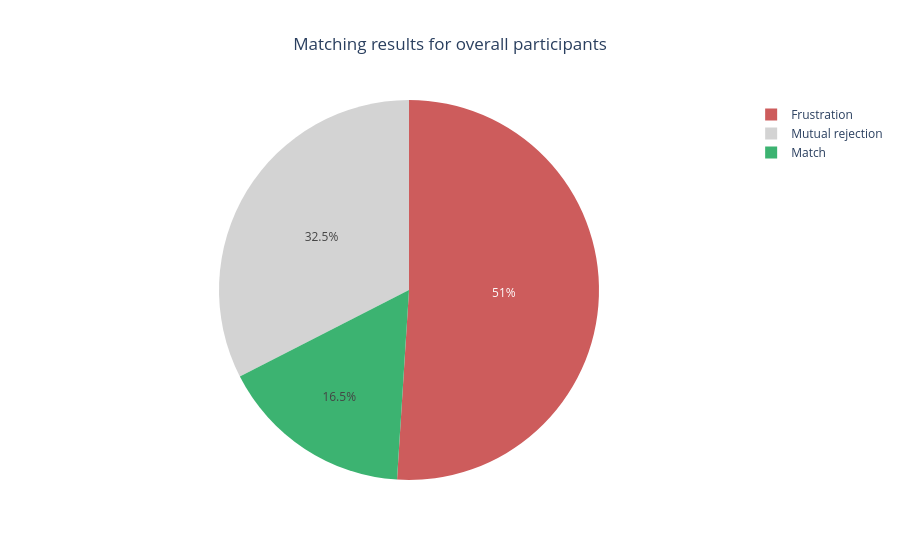

Notebook source saved alongside this figure:
### Markdown cell above
## 3.4. Matching results

### Code cell
# Here we work with the full dataframe. 

# Create a variable "result" 
df['result'] = "Unknown"
df.loc[df['match'] == 1, 'result'] = "Match"
df.loc[((df['dec'] == 1) & (df['dec_o'] == 0)) | ((df['dec'] == 0) & (df['dec_o'] == 1)), 'result'] = "Frustration"
df.loc[(df['dec'] == 0) & (df['dec_o'] == 0), 'result'] = "Mutual rejection"

df_result = df['result'].value_counts(dropna = False).reset_index()
display(df_result)

fig = px.pie(
    df_result,
    values = 'count',
    names = 'result',
    color = 'result',
    title ='Matching results for overall participants',
    color_discrete_map = {'Match': 'mediumseagreen',
                        'Frustration' : 'indianred',
                        'Mutual rejection' : 'lightgray'}
)
fig.update_layout(title_x=0.5)
fig.show()

### Figure 1 — Plotly figure (JSON) as saved in the notebook; plotly's stock layout.template omitted (floating-point values rounded to 4 significant figures)
{"data": [{"customdata": [["Frustration"], ["Mutual rejection"], ["Match"]], "domain": {"x": [0, 1], "y": [0, 1]}, "hovertemplate": "result=%{customdata[0]}<br>count=%{value}<extra></extra>", "labels": ["Frustration", "Mutual rejection", "Match"], "legendgroup": "", "marker": {"colors": ["indianred", "lightgray", "mediumseagreen"]}, "name": "", "showlegend": true, "type": "pie", "values": [4273, 2725, 1380]}], "layout": {"legend": {"tracegroupgap": 0}, "title": {"text": "Matching results for overall participants", "x": 0.5}}}
